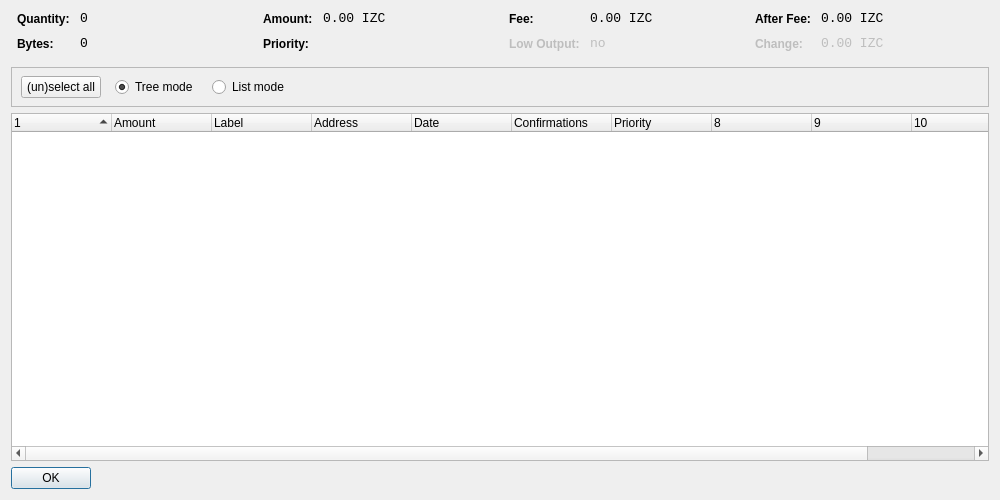
<?xml version="1.0" encoding="UTF-8"?>
<ui version="4.0">
 <class>CoinControlDialog</class>
 <widget class="QDialog" name="CoinControlDialog">
  <property name="geometry">
   <rect>
    <x>0</x>
    <y>0</y>
    <width>1000</width>
    <height>500</height>
   </rect>
  </property>
  <property name="windowTitle">
   <string>Coin Control</string>
  </property>
  <layout class="QVBoxLayout" name="verticalLayout">
   <item>
    <layout class="QHBoxLayout" name="horizontalLayoutTop" stretch="0,0,0,0">
     <property name="topMargin">
      <number>0</number>
     </property>
     <property name="bottomMargin">
      <number>10</number>
     </property>
     <item>
      <layout class="QFormLayout" name="formLayoutCoinControl1">
       <property name="horizontalSpacing">
        <number>10</number>
       </property>
       <property name="verticalSpacing">
        <number>10</number>
       </property>
       <property name="leftMargin">
        <number>6</number>
       </property>
       <property name="rightMargin">
        <number>6</number>
       </property>
       <item row="0" column="0">
        <widget class="QLabel" name="labelCoinControlQuantityText">
         <property name="styleSheet">
          <string notr="true">font-weight:bold;</string>
         </property>
         <property name="text">
          <string>Quantity:</string>
         </property>
        </widget>
       </item>
       <item row="0" column="1">
        <widget class="QLabel" name="labelCoinControlQuantity">
         <property name="font">
          <font>
           <family>Monospace</family>
           <pointsize>10</pointsize>
          </font>
         </property>
         <property name="cursor">
          <cursorShape>IBeamCursor</cursorShape>
         </property>
         <property name="contextMenuPolicy">
          <enum>Qt::ActionsContextMenu</enum>
         </property>
         <property name="text">
          <string notr="true">0</string>
         </property>
         <property name="textInteractionFlags">
          <set>Qt::LinksAccessibleByMouse|Qt::TextSelectableByKeyboard|Qt::TextSelectableByMouse</set>
         </property>
        </widget>
       </item>
       <item row="1" column="0">
        <widget class="QLabel" name="labelCoinControlBytesText">
         <property name="styleSheet">
          <string notr="true">font-weight:bold;</string>
         </property>
         <property name="text">
          <string>Bytes:</string>
         </property>
        </widget>
       </item>
       <item row="1" column="1">
        <widget class="QLabel" name="labelCoinControlBytes">
         <property name="font">
          <font>
           <family>Monospace</family>
           <pointsize>10</pointsize>
          </font>
         </property>
         <property name="cursor">
          <cursorShape>IBeamCursor</cursorShape>
         </property>
         <property name="contextMenuPolicy">
          <enum>Qt::ActionsContextMenu</enum>
         </property>
         <property name="text">
          <string notr="true">0</string>
         </property>
         <property name="textInteractionFlags">
          <set>Qt::LinksAccessibleByMouse|Qt::TextSelectableByKeyboard|Qt::TextSelectableByMouse</set>
         </property>
        </widget>
       </item>
      </layout>
     </item>
     <item>
      <layout class="QFormLayout" name="formLayoutCoinControl2">
       <property name="horizontalSpacing">
        <number>10</number>
       </property>
       <property name="verticalSpacing">
        <number>10</number>
       </property>
       <property name="leftMargin">
        <number>6</number>
       </property>
       <property name="rightMargin">
        <number>6</number>
       </property>
       <item row="0" column="0">
        <widget class="QLabel" name="labelCoinControlAmountText">
         <property name="styleSheet">
          <string notr="true">font-weight:bold;</string>
         </property>
         <property name="text">
          <string>Amount:</string>
         </property>
        </widget>
       </item>
       <item row="0" column="1">
        <widget class="QLabel" name="labelCoinControlAmount">
         <property name="font">
          <font>
           <family>Monospace</family>
           <pointsize>10</pointsize>
          </font>
         </property>
         <property name="cursor">
          <cursorShape>IBeamCursor</cursorShape>
         </property>
         <property name="contextMenuPolicy">
          <enum>Qt::ActionsContextMenu</enum>
         </property>
         <property name="text">
          <string notr="true">0.00 IZC</string>
         </property>
         <property name="textInteractionFlags">
          <set>Qt::LinksAccessibleByMouse|Qt::TextSelectableByKeyboard|Qt::TextSelectableByMouse</set>
         </property>
        </widget>
       </item>
       <item row="1" column="0">
        <widget class="QLabel" name="labelCoinControlPriorityText">
         <property name="styleSheet">
          <string notr="true">font-weight:bold;</string>
         </property>
         <property name="text">
          <string>Priority:</string>
         </property>
        </widget>
       </item>
       <item row="1" column="1">
        <widget class="QLabel" name="labelCoinControlPriority">
         <property name="font">
          <font>
           <family>Monospace</family>
           <pointsize>10</pointsize>
          </font>
         </property>
         <property name="cursor">
          <cursorShape>IBeamCursor</cursorShape>
         </property>
         <property name="contextMenuPolicy">
          <enum>Qt::ActionsContextMenu</enum>
         </property>
         <property name="text">
          <string/>
         </property>
         <property name="textInteractionFlags">
          <set>Qt::LinksAccessibleByMouse|Qt::TextSelectableByKeyboard|Qt::TextSelectableByMouse</set>
         </property>
        </widget>
       </item>
      </layout>
     </item>
     <item>
      <layout class="QFormLayout" name="formLayoutCoinControl3">
       <property name="horizontalSpacing">
        <number>10</number>
       </property>
       <property name="verticalSpacing">
        <number>10</number>
       </property>
       <property name="leftMargin">
        <number>6</number>
       </property>
       <property name="rightMargin">
        <number>6</number>
       </property>
       <item row="0" column="0">
        <widget class="QLabel" name="labelCoinControlFeeText">
         <property name="styleSheet">
          <string notr="true">font-weight:bold;</string>
         </property>
         <property name="text">
          <string>Fee:</string>
         </property>
        </widget>
       </item>
       <item row="0" column="1">
        <widget class="QLabel" name="labelCoinControlFee">
         <property name="font">
          <font>
           <family>Monospace</family>
           <pointsize>10</pointsize>
          </font>
         </property>
         <property name="cursor">
          <cursorShape>IBeamCursor</cursorShape>
         </property>
         <property name="contextMenuPolicy">
          <enum>Qt::ActionsContextMenu</enum>
         </property>
         <property name="text">
          <string notr="true">0.00 IZC</string>
         </property>
         <property name="textInteractionFlags">
          <set>Qt::LinksAccessibleByMouse|Qt::TextSelectableByKeyboard|Qt::TextSelectableByMouse</set>
         </property>
        </widget>
       </item>
       <item row="1" column="0">
        <widget class="QLabel" name="labelCoinControlLowOutputText">
         <property name="enabled">
          <bool>false</bool>
         </property>
         <property name="styleSheet">
          <string notr="true">font-weight:bold;</string>
         </property>
         <property name="text">
          <string>Low Output:</string>
         </property>
        </widget>
       </item>
       <item row="1" column="1">
        <widget class="QLabel" name="labelCoinControlLowOutput">
         <property name="enabled">
          <bool>false</bool>
         </property>
         <property name="font">
          <font>
           <family>Monospace</family>
           <pointsize>10</pointsize>
          </font>
         </property>
         <property name="cursor">
          <cursorShape>IBeamCursor</cursorShape>
         </property>
         <property name="contextMenuPolicy">
          <enum>Qt::ActionsContextMenu</enum>
         </property>
         <property name="text">
          <string notr="true">no</string>
         </property>
         <property name="textInteractionFlags">
          <set>Qt::LinksAccessibleByMouse|Qt::TextSelectableByKeyboard|Qt::TextSelectableByMouse</set>
         </property>
        </widget>
       </item>
      </layout>
     </item>
     <item>
      <layout class="QFormLayout" name="formLayoutCoinControl4">
       <property name="horizontalSpacing">
        <number>10</number>
       </property>
       <property name="verticalSpacing">
        <number>10</number>
       </property>
       <property name="leftMargin">
        <number>6</number>
       </property>
       <property name="rightMargin">
        <number>6</number>
       </property>
       <item row="0" column="0">
        <widget class="QLabel" name="labelCoinControlAfterFeeText">
         <property name="styleSheet">
          <string notr="true">font-weight:bold;</string>
         </property>
         <property name="text">
          <string>After Fee:</string>
         </property>
        </widget>
       </item>
       <item row="0" column="1">
        <widget class="QLabel" name="labelCoinControlAfterFee">
         <property name="font">
          <font>
           <family>Monospace</family>
           <pointsize>10</pointsize>
          </font>
         </property>
         <property name="cursor">
          <cursorShape>IBeamCursor</cursorShape>
         </property>
         <property name="contextMenuPolicy">
          <enum>Qt::ActionsContextMenu</enum>
         </property>
         <property name="text">
          <string notr="true">0.00 IZC</string>
         </property>
         <property name="textInteractionFlags">
          <set>Qt::LinksAccessibleByMouse|Qt::TextSelectableByKeyboard|Qt::TextSelectableByMouse</set>
         </property>
        </widget>
       </item>
       <item row="1" column="0">
        <widget class="QLabel" name="labelCoinControlChangeText">
         <property name="enabled">
          <bool>false</bool>
         </property>
         <property name="styleSheet">
          <string notr="true">font-weight:bold;</string>
         </property>
         <property name="text">
          <string>Change:</string>
         </property>
        </widget>
       </item>
       <item row="1" column="1">
        <widget class="QLabel" name="labelCoinControlChange">
         <property name="enabled">
          <bool>false</bool>
         </property>
         <property name="font">
          <font>
           <family>Monospace</family>
           <pointsize>10</pointsize>
          </font>
         </property>
         <property name="cursor">
          <cursorShape>IBeamCursor</cursorShape>
         </property>
         <property name="contextMenuPolicy">
          <enum>Qt::ActionsContextMenu</enum>
         </property>
         <property name="text">
          <string notr="true">0.00 IZC</string>
         </property>
         <property name="textInteractionFlags">
          <set>Qt::LinksAccessibleByMouse|Qt::TextSelectableByKeyboard|Qt::TextSelectableByMouse</set>
         </property>
        </widget>
       </item>
      </layout>
     </item>
    </layout>
   </item>
   <item>
    <widget class="QFrame" name="frame">
     <property name="minimumSize">
      <size>
       <width>0</width>
       <height>40</height>
      </size>
     </property>
     <property name="frameShape">
      <enum>QFrame::StyledPanel</enum>
     </property>
     <property name="frameShadow">
      <enum>QFrame::Sunken</enum>
     </property>
     <widget class="QWidget" name="horizontalLayoutWidget">
      <property name="geometry">
       <rect>
        <x>10</x>
        <y>0</y>
        <width>781</width>
        <height>41</height>
       </rect>
      </property>
      <layout class="QHBoxLayout" name="horizontalLayoutPanel" stretch="0,0,0,0,0">
       <property name="spacing">
        <number>14</number>
       </property>
       <item>
        <widget class="QPushButton" name="pushButtonSelectAll">
         <property name="sizePolicy">
          <sizepolicy hsizetype="Maximum" vsizetype="Fixed">
           <horstretch>0</horstretch>
           <verstretch>0</verstretch>
          </sizepolicy>
         </property>
         <property name="text">
          <string>(un)select all</string>
         </property>
        </widget>
       </item>
       <item>
        <widget class="QRadioButton" name="radioTreeMode">
         <property name="sizePolicy">
          <sizepolicy hsizetype="Maximum" vsizetype="Fixed">
           <horstretch>0</horstretch>
           <verstretch>0</verstretch>
          </sizepolicy>
         </property>
         <property name="text">
          <string>Tree mode</string>
         </property>
         <property name="checked">
          <bool>true</bool>
         </property>
        </widget>
       </item>
       <item>
        <widget class="QRadioButton" name="radioListMode">
         <property name="sizePolicy">
          <sizepolicy hsizetype="Maximum" vsizetype="Fixed">
           <horstretch>0</horstretch>
           <verstretch>0</verstretch>
          </sizepolicy>
         </property>
         <property name="text">
          <string>List mode</string>
         </property>
        </widget>
       </item>
       <item>
        <spacer name="horizontalSpacer">
         <property name="orientation">
          <enum>Qt::Horizontal</enum>
         </property>
         <property name="sizeHint" stdset="0">
          <size>
           <width>40</width>
           <height>20</height>
          </size>
         </property>
        </spacer>
       </item>
      </layout>
     </widget>
    </widget>
   </item>
   <item>
    <widget class="CoinControlTreeWidget" name="treeWidget">
     <property name="contextMenuPolicy">
      <enum>Qt::CustomContextMenu</enum>
     </property>
     <property name="sortingEnabled">
      <bool>false</bool>
     </property>
     <property name="columnCount">
      <number>11</number>
     </property>
     <attribute name="headerShowSortIndicator" stdset="0">
      <bool>true</bool>
     </attribute>
     <attribute name="headerStretchLastSection">
      <bool>false</bool>
     </attribute>
     <column>
      <property name="text">
       <string/>
      </property>
     </column>
     <column>
      <property name="text">
       <string>Amount</string>
      </property>
     </column>
     <column>
      <property name="text">
       <string>Label</string>
      </property>
     </column>
     <column>
      <property name="text">
       <string>Address</string>
      </property>
     </column>
     <column>
      <property name="text">
       <string>Date</string>
      </property>
     </column>
     <column>
      <property name="text">
       <string>Confirmations</string>
      </property>
      <property name="toolTip">
       <string>Confirmed</string>
      </property>
     </column>
     <column>
      <property name="text">
       <string>Priority</string>
      </property>
     </column>
     <column>
      <property name="text">
       <string/>
      </property>
     </column>
     <column>
      <property name="text">
       <string/>
      </property>
     </column>
     <column>
      <property name="text">
       <string/>
      </property>
     </column>
     <column>
      <property name="text">
       <string/>
      </property>
     </column>
    </widget>
   </item>
   <item>
    <widget class="QDialogButtonBox" name="buttonBox">
     <property name="sizePolicy">
      <sizepolicy hsizetype="Maximum" vsizetype="Fixed">
       <horstretch>0</horstretch>
       <verstretch>0</verstretch>
      </sizepolicy>
     </property>
     <property name="orientation">
      <enum>Qt::Horizontal</enum>
     </property>
     <property name="standardButtons">
      <set>QDialogButtonBox::Ok</set>
     </property>
    </widget>
   </item>
  </layout>
 </widget>
 <customwidgets>
  <customwidget>
   <class>CoinControlTreeWidget</class>
   <extends>QTreeWidget</extends>
   <header>coincontroltreewidget.h</header>
  </customwidget>
 </customwidgets>
 <resources/>
 <connections/>
</ui>
